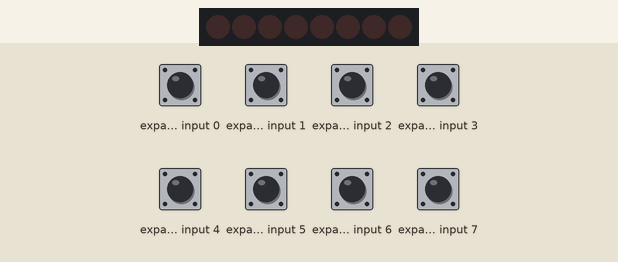
Simulated run of this sketch. Board: Arduino Uno, built with avr-gcc and run on an emulated ATmega328P. Parts: 8 port-expander outputs drawn as a row of LEDs (first output left, lit = HIGH). Wiring (inferred from the names in the program): PCF8574 port expander at I2C address 0x20. Wiring (inferred from the signals the program sends): row of LEDs: on Q0, Q1, Q2, Q3, Q4, Q5, Q6, Q7. The test bench sets the inputs (shaded band); at power-on: expander input 0–7 HIGH.

Above: at 0.14 s.
At 1.86 s:
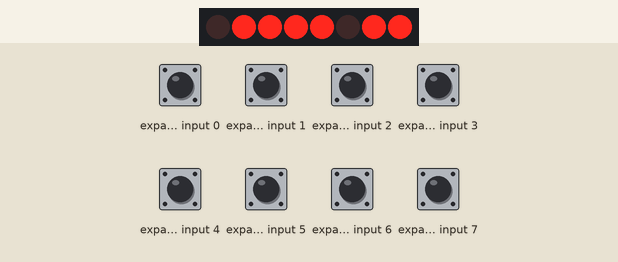
At 3.58 s:
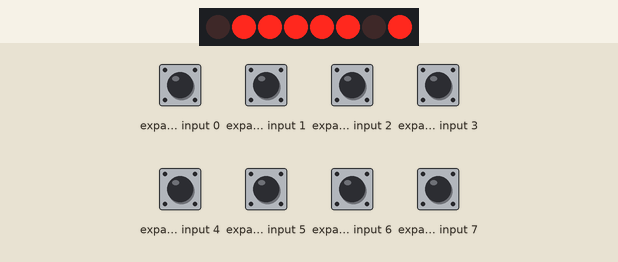
At 7.07 s:
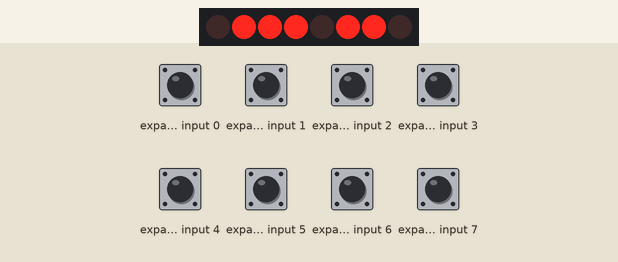
At 10.55 s:
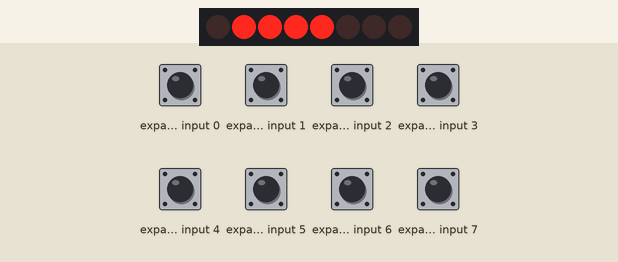
At 14.0 s:
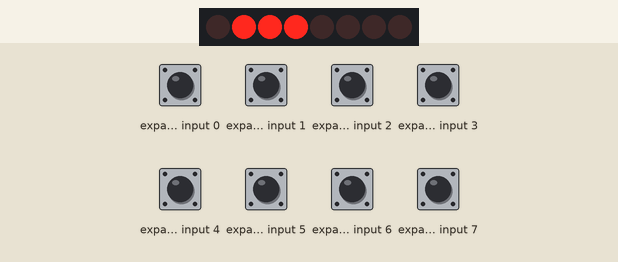
Timing chart, 0 to 17.3 s (numbered marks = the images above):
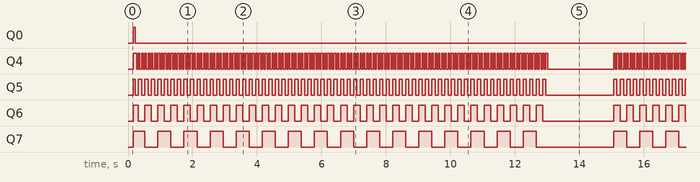

Measured:
- by itself, Q0: LOW → HIGH at 0.17 s, → LOW 0.05 s later
- by itself, Q4–7: moves between LOW and HIGH, repeating every 14.9 s
- by itself, everything shown: repeats every 14.9 s, in 256 steps

The sketch:

63010212lcd10.ino
```cpp
#include <Wire.h>
#include <hd44780.h>
#include <hd44780_I2Cexp.h>
hd44780_I2Cexp lcd;
const int LCD_COLS = 16;
const int LCD_ROWS = 2;
int col;
int row;
void setup()
{
  int status;
  status = lcd.begin(LCD_COLS, LCD_ROWS);
  if (status) // non zero status means it was unsuccesful
  {
    // begin() failed so blink error code using the onboard LED if possible
    hd44780::fatalError(status); // does not return
  }
  //lcd.lineWrap();
}
void loop()
{
  lcd.cursor(); // turn on cursor so you can see where it is
  for (int i = 0; i < 256; i++) // start at the character for the number zero
  {
    lcd.write(i); // lcd.print(char(i)); print ASCII chars
    delay(50); // slow things down to watch the printing & wrapping
  }
  delay(2000);

}
```
